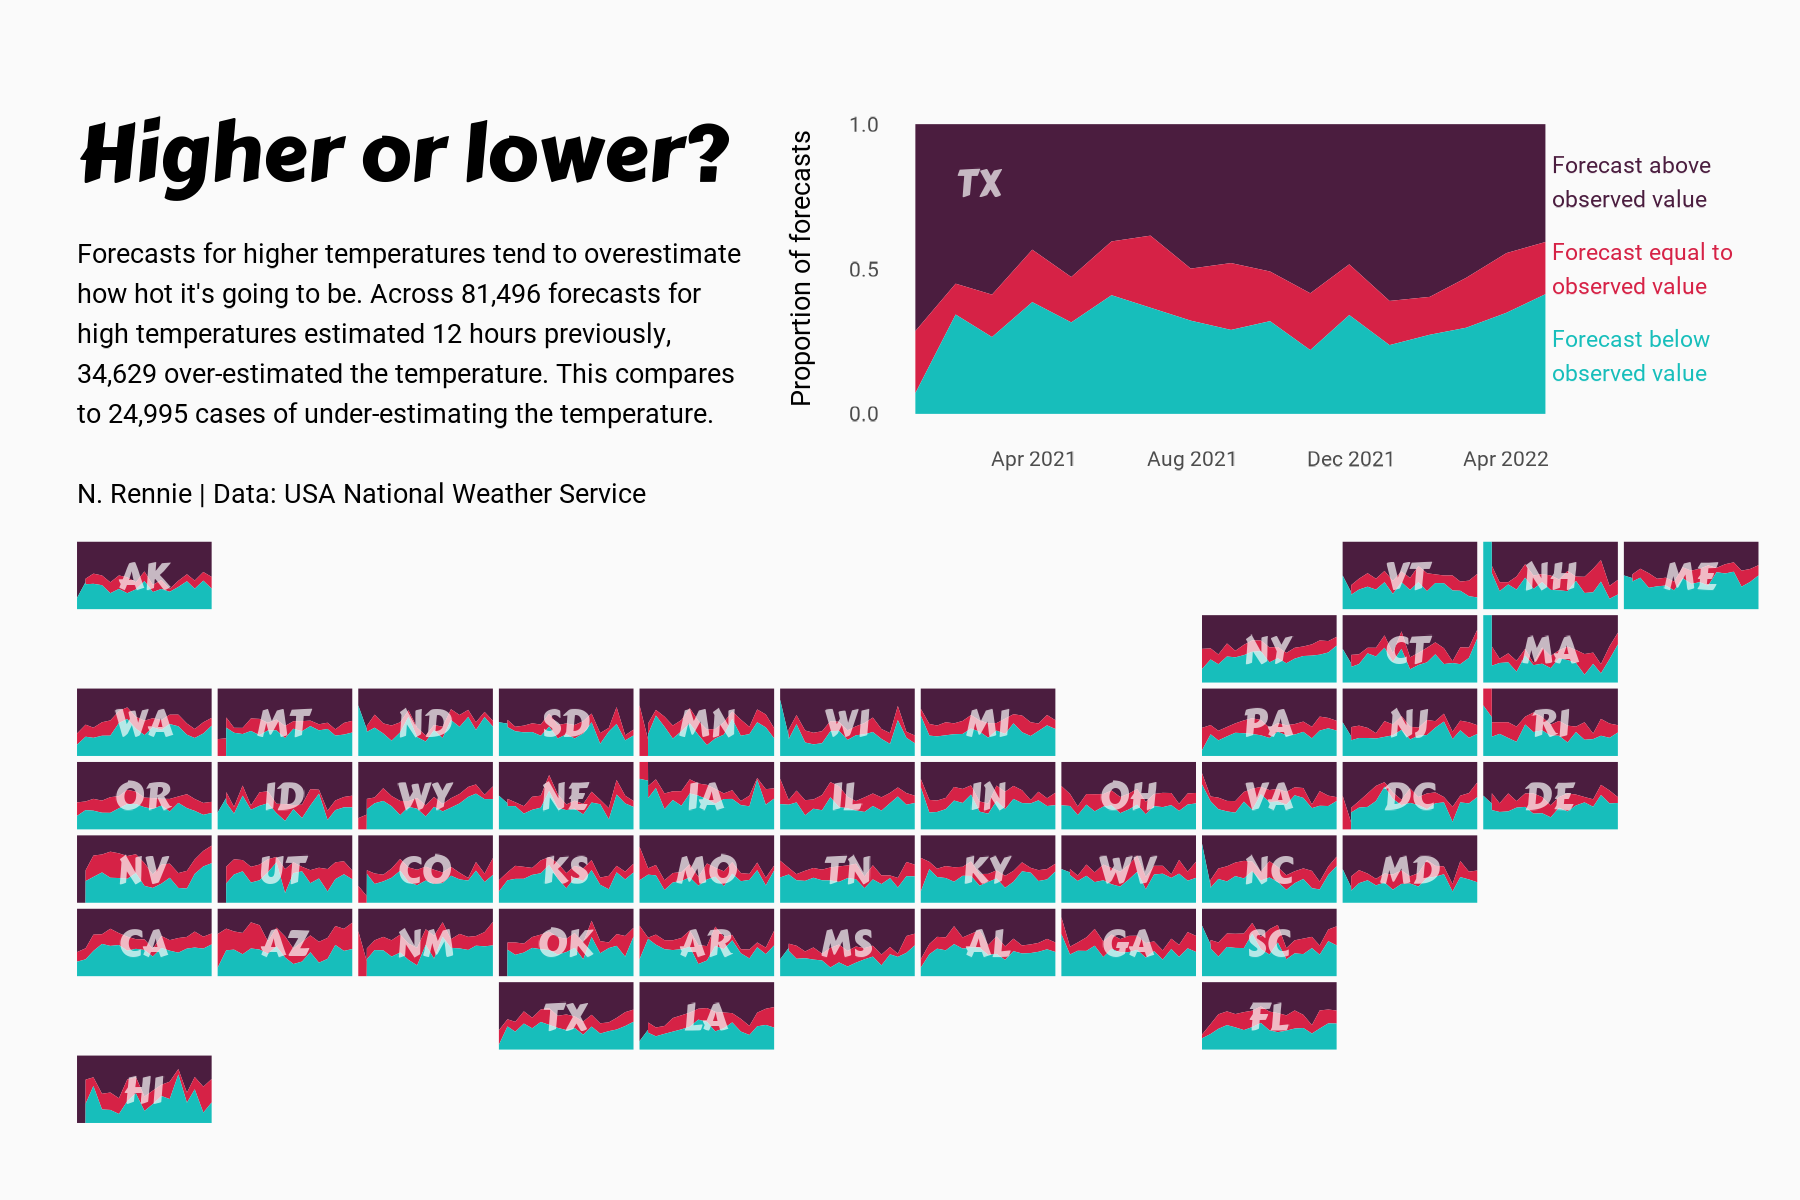

Here is the R script that generated this plot:
library(tidyverse)
library(camcorder)
library(showtext)
library(lubridate)
library(PrettyCols)
library(geofacet)
library(usefunc)
library(patchwork)

# load fonts
font_add_google("Roboto", "roboto")
font_add_google("Carter One", "carter")
showtext_auto()

# get the data
weather_forecasts <- readr::read_csv('https://raw.githubusercontent.com/rfordatascience/tidytuesday/master/data/2022/2022-12-20/weather_forecasts.csv')
cities <- readr::read_csv('https://raw.githubusercontent.com/rfordatascience/tidytuesday/master/data/2022/2022-12-20/cities.csv')
outlook_meanings <- readr::read_csv('https://raw.githubusercontent.com/rfordatascience/tidytuesday/master/data/2022/2022-12-20/outlook_meanings.csv')

# prep data
plot_data <- weather_forecasts %>% 
  filter(forecast_hours_before == 12,
         high_or_low == "high") %>% 
  mutate(date = floor_date(date, "month")) %>% 
  select(c(date, state, observed_temp, forecast_temp)) %>% 
  drop_na() %>% 
  mutate(error = case_when(observed_temp < forecast_temp ~ "Under forecast",
                           observed_temp == forecast_temp ~ "Correct forecast",
                           observed_temp > forecast_temp ~ "Over forecast")) %>% 
  group_by(date, state) %>% 
  mutate(tot_n = n()) %>% 
  ungroup() %>% 
  group_by(date, state, error) %>% 
  mutate(n = n()) %>% 
  ungroup() %>% 
  mutate(prop = n/tot_n) %>% 
  select(date, state, error, prop) %>% 
  distinct() %>% 
  mutate(error = factor(error, levels = c("Over forecast", "Correct forecast", "Under forecast"))) %>% 
  filter(state %notin% c("VI", "PR"))

# start recording
gg_record(
  dir = file.path("2022", "2022-12-20", "recording"), # where to save the recording
  device = "png", # device to use to save images
  width = 6, # width of saved image
  height = 4, # height of saved image
  units = "in", # units for width and height
  dpi = 300 # dpi to use when saving image
)

# legend plot
p_data <- filter(plot_data, state == "TX")
text_labels <- tibble(date = rep(max(p_data$date)+5, 3),
                      prop = c(0.2, 0.5, 0.8),
                      label = str_wrap(c("Forecast below observed value",
                                "Forecast equal to observed value",
                                "Forecast above observed value"), 20),
                      error = factor(c("Under forecast", "Correct forecast", "Over forecast"),
                                     levels = c("Over forecast", "Correct forecast", "Under forecast")))

p_leg <- ggplot() +
  geom_area(data = p_data,
            mapping = aes(x = date, y = prop, fill = error),
            position = "fill") +
  geom_text(data = text_labels,
            mapping = aes(x = date, y = prop, label = label, colour = error),
            hjust = 0,
            lineheight = 0.4,
            size = 6,
            family = "roboto") +
  geom_text(data = data.frame(x = min(p_data$date)+50,
                              y = 0.8,
                              label = "TX"),
            mapping = aes(x = x, y = y, label = label),
            family = "carter",
            colour = alpha("#fafafa", 0.7),
            size = 10) +
  coord_cartesian(expand = FALSE) +
  scale_x_date(limits = c(min(p_data$date), max(p_data$date)+150),
               breaks = ymd("2021-04-01", "2021-08-01", "2021-12-01", "2022-04-01"),
               labels = c("Apr 2021", "Aug 2021", "Dec 2021", "Apr 2022")) +
  scale_y_continuous(breaks = c(0, 0.5, 1)) +
  scale_fill_manual(values = rev(PrettyCols::prettycols("Beach")[c(2, 4, 5)])) +
  scale_colour_manual(values = rev(PrettyCols::prettycols("Beach")[c(2, 4, 5)])) +
  labs(x = "",
       y = "Proportion of forecasts") +
  theme_minimal(base_family = "roboto", base_size = 20) +
  theme(legend.position = "none",
        plot.background = element_rect(fill = "#fafafa", colour = "#fafafa"),
        panel.background = element_rect(fill = "#fafafa", colour = "#fafafa"),
        panel.grid = element_blank(),
        axis.ticks = element_blank(),
        axis.title.y = element_text(margin = margin(r = 5), family = "roboto"))

# subtitle
st <- str_wrap_break("Forecasts for higher temperatures tend to overestimate how hot it's going to be. Across 81,496 forecasts for high temperatures estimated 12 hours previously, 34,629 over-estimated the temperature. This compares to 24,995 cases of under-estimating the temperature.\n\nN. Rennie | Data: USA National Weather Service", 55)

# main plot
state_labels = tibble(state = us_state_grid2$code,
                      y = 0.5,
                      date = mean(c(min(p_data$date), max(p_data$date))))

p_main <- ggplot(data = plot_data) +
  geom_area(mapping = aes(x = date, y = prop, fill = error, group = error),
            position = "fill") +
  geom_text(data = state_labels,
            mapping = aes(x = date, 
                          y = y, 
                          label = state),
            family = "carter",
            colour = alpha("#fafafa", 0.7),
            size = 10) +
  facet_geo(~state, grid = "us_state_grid2") +
  coord_cartesian(expand = FALSE) +
  scale_x_date(limits = c(min(p_data$date), max(p_data$date))) +
  scale_y_continuous(breaks = c(0, 1)) +
  scale_fill_manual(values = rev(PrettyCols::prettycols("Beach")[c(2, 4, 5)])) +
  scale_colour_manual(values = rev(PrettyCols::prettycols("Beach")[c(2, 4, 5)])) +
  labs(x = "",
       y = "",
       title = "Higher or lower?",
       subtitle = st) +
  theme_minimal(base_family = "roboto", base_size = 20) +
  theme(legend.position = "none",
        plot.background = element_rect(fill = "#fafafa", colour = "#fafafa"),
        panel.background = element_rect(fill = "#fafafa", colour = "#fafafa"),
        panel.grid = element_blank(),
        axis.ticks = element_blank(),
        axis.text = element_blank(),
        plot.title = element_text(family = "carter", size = 60, lineheight = 0.1, margin = margin(b = 0)),
        plot.subtitle = element_text(family = "roboto", lineheight = 0.4, margin = margin(t = -10, b = 5)),
        strip.background = element_blank(),
        strip.text = element_blank(),
        panel.spacing = unit(0.1, "lines"),
        plot.margin = margin(10,5,5,5))
record_polaroid()

# combine plots
p_main + inset_element(p_leg, 0.48, 0.6, 0.99, 0.9, align_to = "full", clip = FALSE) &
  theme(plot.margin = margin(0, 5, -10, -10),
        plot.background = element_rect(fill = "#fafafa", colour = "#fafafa"),
        panel.background = element_rect(fill = "#fafafa", colour = "#fafafa"))
record_polaroid()

# save gif
gg_playback(
  name = file.path("2022", "2022-12-20","20221220.gif"),
  first_image_duration = 4,
  last_image_duration = 20,
  frame_duration = .25
)
